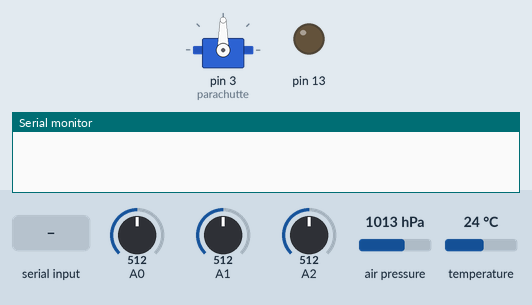
Bench run of a sketch on a simulated Arduino Uno, built with avr-gcc and run on an emulated ATmega328P. Parts: servo, output pins drawn as LEDs (lit = HIGH), the last lines printed to the serial monitor. Wiring (inferred from the names in the program): BMP180 pressure sensor at I2C address 0x77. Inputs (shaded band) come from the test bench; at power-on: A0 = 512, A1 = 512, A2 = 512, air pressure 1013 hPa, temperature 24 °C.

Above: at 1.2 s.
1.3 s: "p" received over Serial
At 2.8 s:
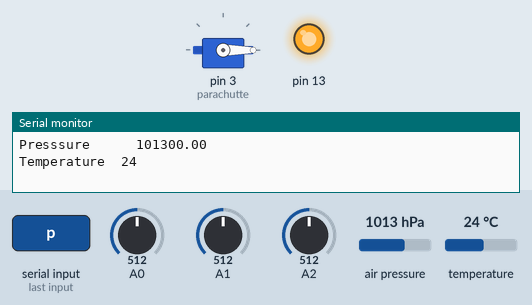
3.8 s: "P" received over Serial
At 5.8 s:
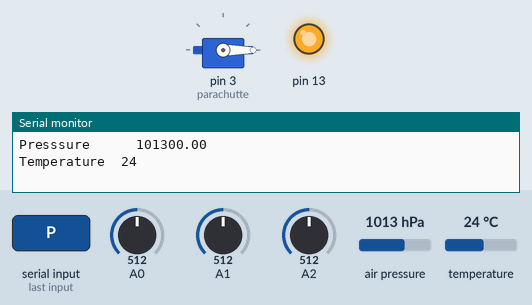
Timing chart, 0 to 7.3 s (numbered marks = the images above; inputs shaded):
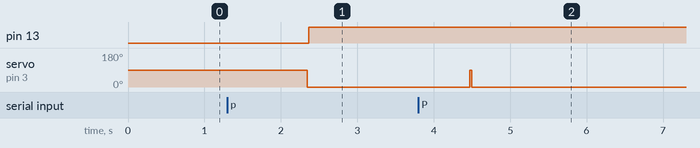

Measured:
- after the input at 1.3 s, pin 13: LOW → HIGH after 1.1 s; servo on pin 3 (parachutte): 90° → 0° after 1.0 s
- after the input at 3.8 s, servo on pin 3 (parachutte): 0° → 90° after 0.67 s, → 0° 0.03 s later

The sketch:

camSatPrototype.ino
```cpp
/*this code is developed by Mahmoud Elmohr, Abdallah Mohammed, Ahmed El-Tawill for ( CAN-SAT II ) project
which was held by Planterium Science center Bibliotheca Alexandrina and supported by UNISEC Egypt*/
/*this code demonstrates data aquistion for a gyroscope,accelerometer,humidity and temperature sensors
and send the data by Xbee to a ground station, also to control parachut through servo motor */
/* to be mentioned we faced problem with GPS in hardware that's why we excluded it
and also faced problems with presuure-altimeter sensor due to lack of analog pins
but both code are written exclusivley in seperate sketches*/


////declarations////

  short temperature;

/// servo for parachut ///
#include <Servo.h>                                          //servo library
Servo parachutte;                                           //parachutte is controlled by servo
char reading;                                               //readings comming from Xbee for parachutte deployement


///gyro - acc ///
float x_ac, y_ac, z_ac;                                      //accelerations from accelerometer
float x_ang,y_ang;                                           //final angles
int xzero_ac, yzero_ac,zzero_ac;                             //initial refrences
float g=9.81;                                                //gravity
unsigned long now;                                           //time for ground station

///humidity ///
/*#include "DHT.h"                                             //DHT sensor library
HT dht;
 int humidity;
 int temperature_h;*/

///pressure///
# define BMP085_ADDRESS 0x77  // I2C address of BMP085
# include <wire.h>
// Read 1 byte from the BMP085 at 'address'
char bmp085Read(unsigned char address)
{
  unsigned char data;

  Wire.beginTransmission(BMP085_ADDRESS);
  Wire.write(address);
  Wire.endTransmission();

  Wire.requestFrom(BMP085_ADDRESS, 1);
  while(!Wire.available())
    ;

  return Wire.read();
}

// Read 2 bytes from the BMP085
// First byte will be from 'address'
// Second byte will be from 'address'+1
int bmp085ReadInt(unsigned char address)
{
  unsigned char msb, lsb;

  Wire.beginTransmission(BMP085_ADDRESS);
  Wire.write(address);
  Wire.endTransmission();

  Wire.requestFrom(BMP085_ADDRESS, 2);
  while(Wire.available()<2)
    ;
  msb = Wire.read();
  lsb = Wire.read();

  return (int) msb<<8 | lsb;
}


////////////////////


// This is the top of the program
#include <Wire.h>

#define BMP085_ADDRESS 0x77  // I2C address of BMP085


const unsigned char OSS = 0;  // Oversampling Setting

// Calibration values
int ac1;
int ac2;
int ac3;
unsigned int ac4;
unsigned int ac5;
unsigned int ac6;
int b1;
int b2;
int mb;
int mc;
int md;

// b5 is calculated in bmp085GetTemperature(...), this variable is also used in bmp085GetPressure(...)
// so ...Temperature(...) must be called before ...Pressure(...).
long b5;

short temperature_p;
float pressure;
float pressure_filtered=101520;

// Use these for altitude conversions
 float po=0;    // Pressure at sea level (Pa)
float altitud;

void setup()
{
  pinMode(13,OUTPUT);
   ///parachut servo ///
   parachutte.attach(3);


  ///gyro - acc ///
  Serial.begin(9600);                                       //serial communication for xbee
  xzero_ac=analogRead(A0);
  yzero_ac=analogRead(A1);
  zzero_ac=analogRead(A2)-65;                               //-65 to remove the effect of gravity assuming that initialization is done while z axis is perpendicular to ground


  ///humidity ///
 /* dht.setup(2); */                //humidity sensor initialization

  /// pressure ///
  Wire.begin();
  bmp085Calibration();
}


// pressure//
// Stores all of the bmp085's calibration values into global variables
// Calibration values are required to calculate temp and pressure
// This function should be called at the beginning of the program
void bmp085Calibration()
{
  ac1 = bmp085ReadInt(0xAA);
  ac2 = bmp085ReadInt(0xAC);
  ac3 = bmp085ReadInt(0xAE);
  ac4 = bmp085ReadInt(0xB0);
  ac5 = bmp085ReadInt(0xB2);
  ac6 = bmp085ReadInt(0xB4);
  b1 = bmp085ReadInt(0xB6);
  b2 = bmp085ReadInt(0xB8);
  mb = bmp085ReadInt(0xBA);
  mc = bmp085ReadInt(0xBC);
  md = bmp085ReadInt(0xBE);
}


///////////////////
// Read the uncompensated temperature value
unsigned int bmp085ReadUT()
{
  unsigned int ut;

  // Write 0x2E into Register 0xF4
  // This requests a temperature reading
  Wire.beginTransmission(BMP085_ADDRESS);
  Wire.write(0xF4);
  Wire.write(0x2E);
  Wire.endTransmission();

  // Wait at least 4.5ms
  delay(5);

  // Read two bytes from registers 0xF6 and 0xF7
  ut = bmp085ReadInt(0xF6);
  return ut;
}

// Read the uncompensated pressure value
unsigned long bmp085ReadUP()
{
  unsigned char msb, lsb, xlsb;
  unsigned long up = 0;

  // Write 0x34+(OSS<<6) into register 0xF4
  // Request a pressure reading w/ oversampling setting
  Wire.beginTransmission(BMP085_ADDRESS);
  Wire.write(0xF4);
  Wire.write(0x34 + (OSS<<6));
  Wire.endTransmission();

  // Wait for conversion, delay time dependent on OSS
  delay(2 + (3<<OSS));

  // Read register 0xF6 (MSB), 0xF7 (LSB), and 0xF8 (XLSB)
  Wire.beginTransmission(BMP085_ADDRESS);
  Wire.write(0xF6);
  Wire.endTransmission();
  Wire.requestFrom(BMP085_ADDRESS, 3);

  // Wait for data to become available
  while(Wire.available() < 3)
    ;
  msb = Wire.read();
  lsb = Wire.read();
  xlsb = Wire.read();

  up = (((unsigned long) msb << 16) | ((unsigned long) lsb << 8) | (unsigned long) xlsb) >> (8-OSS);

  return up;
}


////////////////////

// Calculate temperature given ut.
// Value returned will be in units of 0.1 deg C
short bmp085GetTemperature(unsigned int ut)
{
  long x1, x2;

  x1 = (((long)ut - (long)ac6)*(long)ac5) >> 15;
  x2 = ((long)mc << 11)/(x1 + md);
  b5 = x1 + x2;

  return ((b5 + 8)>>4);
}

// Calculate pressure given up
// calibration values must be known
// b5 is also required so bmp085GetTemperature(...) must be called first.
// Value returned will be pressure in units of Pa.
long bmp085GetPressure(unsigned long up)
{
  long x1, x2, x3, b3, b6, p;
  unsigned long b4, b7;

  b6 = b5 - 4000;
  // Calculate B3
  x1 = (b2 * (b6 * b6)>>12)>>11;
  x2 = (ac2 * b6)>>11;
  x3 = x1 + x2;
  b3 = (((((long)ac1)*4 + x3)<<OSS) + 2)>>2;

  // Calculate B4
  x1 = (ac3 * b6)>>13;
  x2 = (b1 * ((b6 * b6)>>12))>>16;
  x3 = ((x1 + x2) + 2)>>2;
  b4 = (ac4 * (unsigned long)(x3 + 32768))>>15;

  b7 = ((unsigned long)(up - b3) * (50000>>OSS));
  if (b7 < 0x80000000)
    p = (b7<<1)/b4;
  else
    p = (b7/b4)<<1;

  x1 = (p>>8) * (p>>8);
  x1 = (x1 * 3038)>>16;
  x2 = (-7357 * p)>>16;
  p += (x1 + x2 + 3791)>>4;

  return p;
}
boolean flag;


void loop()
{


  now = millis();                                           //get the time now since the arduino is on

  ///gyro - acc ///
  x_ac = (analogRead(A0)-xzero_ac)*g/67.518;      //real reading = reading-refrence , and the 61.44 is to convert readings into acceleration in m/s^2
                                                  //as 5v gives 1023 then 300mv gives 1023*.3/5 which is 61.44 and this value of reading equals 1 g whic is 9.8 m/s^2

  y_ac = (analogRead(A1)-yzero_ac)*g/67.518;      //same for x
  z_ac = (analogRead(A2)-zzero_ac)*g/67.518;      //same for x


   x_ang = -1*atan2(x_ac, sqrt(y_ac*y_ac + z_ac*z_ac))*180.0/3.14;      //this equation is to caculae anges from accelerations , -1 due to position of accelerometer and gyroscope to make thier outputs in phase
    y_ang = -1*atan2(y_ac, sqrt(x_ac*x_ac + z_ac*z_ac))*180.0/3.14;     //this equation is to caculae anges from accelerations , -1 due to position of accelerometer and gyroscope to make thier outputs in phase
  ////////////////////////////////////////
     if(x_ang > 90)
            x_ang=180-x_ang;               //to keep angles from accelerometer between -90 and 90 to avoid problems
     else if(x_ang < -90)
            x_ang=-180-x_ang;
     if(y_ang > 90)
            y_ang=180-y_ang;
     else if(y_ang < -90)
            y_ang=-180-y_ang;
 ///////////////////////////////////////////////////////
  if (x_ang>180)                                                         //to keep final angles between -180 and 180
        x_ang = -360+ x_ang ;
  else if (x_ang<-180)
        x_ang = 360+ x_ang ;
  if (y_ang>180)
        y_ang = -360+ y_ang ;
  else if (y_ang<-180)
        y_ang = 360+ y_ang ;
  /////////////////////////
  if ((x_ang<=1) && (x_ang>=-1))
 {
   x_ang=0;                                      // this to ellimnate small errors which may have effects when integerated
 }
if ((y_ang<=1) && (y_ang>=-1))
 {
   y_ang=0;                                      // this to ellimnate small errors which may have effects when integerated
 }


   ////humidity /////////////////

 /*int humidity = dht.getHumidity();               //to get humidity
 int temperature_h= dht.getTemperature();  */       //to get temperature


  //// pressure ////

  /// excuted once to calculate aproximate po ///
  if (flag==LOW)
      {

        for( int i=0; i<100 ;i++)
       {
        temperature_p = 0.1*bmp085GetTemperature(bmp085ReadUT());
        pressure = bmp085GetPressure(bmp085ReadUP());
        pressure_filtered += .5 * (pressure- pressure_filtered);

       }
        po=pressure_filtered;
        flag=HIGH;
      }

  temperature_p = 0.1*bmp085GetTemperature(bmp085ReadUT());
  pressure = bmp085GetPressure(bmp085ReadUP());
  pressure_filtered += .5 * (pressure- pressure_filtered);


  ///  temperature combination ///
  temperature =  temperature_p ;


  //////ALTITUDE//
  // Add this into loop(), after you've calculated the pressure
  altitud = 44330 * (1 - pow(( pressure_filtered/po), 0.190295));


  ////g  (print) /////////////////

 /* Serial.print("Time           ");
  Serial.println(now, DEC);*/
  Serial.print("X_angle        ");
  Serial.println(x_ang, DEC);
  Serial.print("Y_angle        ");
  Serial.println(y_ang, DEC);
  /*Serial.print("Altitude       ");
  Serial.println(altitud);*/
  Serial.print("Presssure      ");
  Serial.println(pressure);
  Serial.print("Temperature  ");
  Serial.println(temperature);

  /*Serial.println("Humidity       33");*/
  Serial.println(" ");


  /// parachute ///
  reading=Serial.read();
     if ((reading=='p') || (reading =='P'))
  {
          parachutte.write(90);
          delay(15);
          parachutte.write(0);
          delay(15);
          digitalWrite(13,HIGH);
      }
       if ((reading=='r') || (reading =='R'))
  {
     xzero_ac=analogRead(A0);
  yzero_ac=analogRead(A1);
  zzero_ac=analogRead(A2)-65;     //-65 to remove the effect of gravity assuming that initialization is done while z axis is perpendicular to ground
 flag=LOW;

      }

 /// put yor delays here (salah) ///
 delay(1000);

}
```
